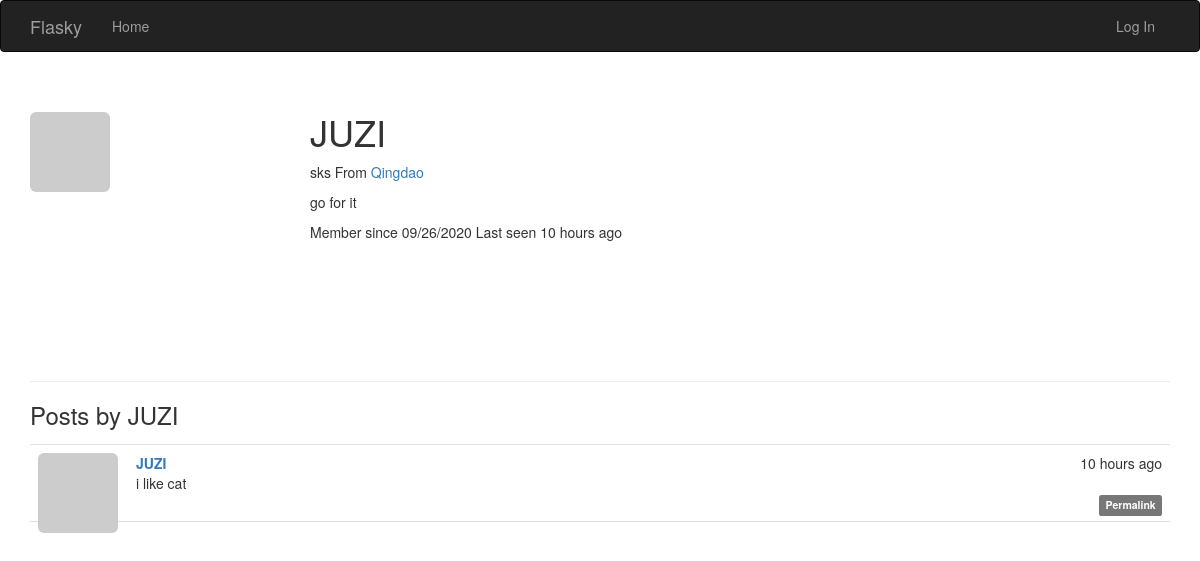
/user/JUZI, run on an earlier commit of the app's database.
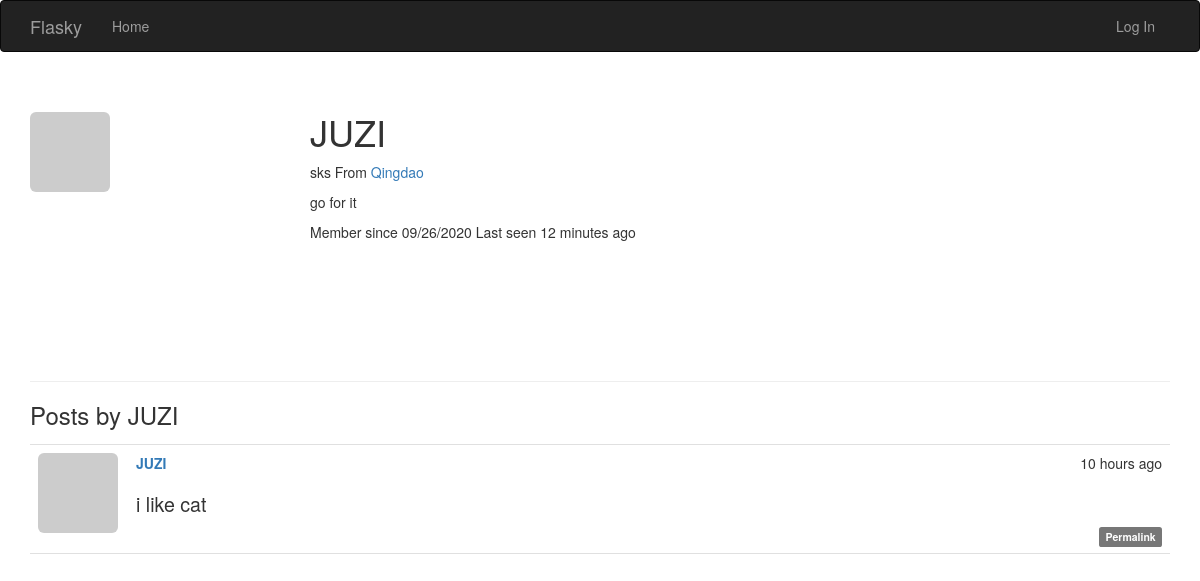
And on a later commit of the database.
### app/models.py (models this page shows, shortened)
class User(UserMixin,db.Model):
    __tablename__='users'
    id = db.Column(db.Integer,primary_key=True)
    email = db.Column(db.String(64),unique=True,index=True)
    role_id = db.Column(db.Integer,db.ForeignKey('roles.id'))
    username = db.Column(db.String(64), unique=True, index=True)
    password_hash=db.Column(db.String(128))
    confirmed = db.Column(db.Boolean,default=False)
    name = db.Column(db.String(64))
    location = db.Column(db.String(64))
    about_me = db.Column(db.Text())
    member_since = db.Column(db.DateTime(),default=datetime.utcnow)
    last_seen = db.Column(db.DateTime(),default=datetime.utcnow)
    avatar_hash = db.Column(db.String(32))
    posts = db.relationship('Post',backref='author',lazy='dynamic')
    def gravatar_hash(self):
        return hashlib.md5(self.email.lower().encode('utf-8')).hexdigest()
    def gravatar(self,size=100,default='identicon',ratting='g'):
        if request.is_secure:
            url = 'https://secure.gravatar.com/avatar'
        else:
            url = 'http://www.gravatar.com/avatar'
        hash = self.gravatar_hash() or self.avatar_hash
        return '{url}/{hash}?s={size}&d={default}&r={ratting}'.format(url=url,hash=hash,size=size,default=default,ratting=ratting)
    @property
    def password(self):
        raise AttributeError('password is not a readable attribute')

class Post(db.Model):
    __tablename__='posts'
    id = db.Column(db.Integer,primary_key=True)
    body = db.Column(db.Text)
    timestamp = db.Column(db.DateTime,index=True,default=datetime.utcnow)
    author_id = db.Column(db.Integer,db.ForeignKey('users.id'))
    body_html = db.Column(db.Text)

### app/main/views.py (the view)
@main.route('/user/<username>')
def user(username):
    user = User.query.filter_by(username=username).first_or_404()
    posts = user.posts.order_by(Post.timestamp.desc()).all()
    return render_template('user.html',user=user,posts=posts)

### app/auth/views.py (called while the page is built)
@auth.before_app_request
def before_request():
    if current_user.is_authenticated:
        current_user.ping()
        if not current_user.confirmed \
                and request.blueprint != 'auth' \
                and request.endpoint != 'static':
            return redirect(url_for('auth.unconfirmed'))

### app/main/__init__.py (called while the page is built)
@main.app_context_processor
def inject_permissions():
    return dict(Permission=Permission)

### app/models.py (called while the page is built)
    def is_administrator(self):
        return False

### app/templates/user.html (shortened to what this page needs)
{% extends "base.html" %}
{% block styles %}
{{ super() }}
<link rel="stylesheet" href="{{ url_for('static', filename='styles.css') }}">
{% endblock %}
{% block page_content %}
<div class="page-header">
    <img class="img-rounded profile-thumbnail" src="{{ user.gravatar(size=256) }}">
    <div class="profile-header">
        <h1>{{ user.username }}</h1>
        {% if user.name or user.location %}
        <p>
            {% if user.name %}{{ user.name }}{% endif %}
            {% if user.location %}
                From <a href="http://maps.google.com/?q={{ user.location }}">
                    {{ user.location }}
                </a>
            {% endif %}
        </p>
        {% endif %}
        {% if user.about_me %}<p>{{ user.about_me }}</p>{% endif %}
        <p>
            Member since {{ moment(user.member_since).format('L') }}
            Last seen {{ moment(user.last_seen).fromNow() }}
        </p>
    </div>
</div>
<h3>Posts by {{ user.username }}</h3>
{% include '_posts.html' %}
{% endblock %}

### app/templates/base.html (shortened to what this page needs)
{% extends "bootstrap/base.html" %}
{% block navbar %}
<div class="navbar navbar-inverse" role="navigation">
    <div class="container">
        <div class="navbar-header">
            <a class="navbar-brand" href="/">Flasky</a>
        </div>
        <div class="navbar-collapse collapse">
            <ul class="nav navbar-nav">
                <li><a href="/">Home</a> </li>
            </ul>
            <ul class="nav navbar-nav navbar-right">
                {% if current_user.is_authenticated %}
                <li><a href="{{ url_for('auth.logout') }}">Log Out</a> </li>
                {% else %}
                <li><a href="{{ url_for('auth.login') }}">Log In</a> </li>
                {% endif %}
            </ul>
        </div>
    </div>
</div>
{% endblock %}
{% block content %}
<div class="container">
    {% block page_content %}{% endblock %}
</div>
{% endblock %}

### app/templates/_posts.html (shortened to what this page needs)
<ul class="posts">
    {% for post in posts %}
    <li class="post">
        <div class="profile-thumbnail">
            <a href="{{ url_for('.user',username=post.author.username) }}">
                <img class="img-rounded profile-thumbnail" src="{{ post.author.gravatar(size=40) }}">
            </a>
        </div>
        <div class="post-content">
            <div class="post-date">{{ moment(post.timestamp).fromNow() }}</div>
            <div class="post-author">
                <a href="{{ url_for('.user',username=post.author.username) }}">
                    {{ post.author.username }}
                </a>
            </div>
            <div class="post-body">
                {% if post.body_html %}
                    {{ post.body_html|safe }}
                {% else %}
                    {{ post.body }}
                {% endif %}
            </div>
            <div class="post-footer">
                <a href="{{ url_for('.post', id=post.id) }}">
                    <span class="label label-default">Permalink</span>
                </a>
            </div>
        </div>
    </li>
    {% endfor %}
</ul>

### app/static/styles.css (style rules this page uses)
.profile-thumbnail { position: absolute; }
.profile-header { min-height: 260px; margin-left: 280px; }
ul.posts { list-style-type: none; padding: 0px; margin: 16px 0px 0px 0px; border-top: 1px solid #e0e0e0; }
ul.posts li.post { padding: 8px; border-bottom: 1px solid #e0e0e0; }
div.post-date { float: right; }
div.post-author { font-weight: bold; margin-left: 50px; }
div.post-body { margin-left: 50px; }
div.post-content { margin-left: 48px; min-height: 48px; }
div.post-footer { text-align: right; }
.post-body h1 { font-size: 140%; }

What changed in the data, as far as the page shows it:
changed User "JUZI": last_seen "10 hours ago" → "12 minutes ago"
changed Post "i like cat": body_html (not shown) → "i like cat"; body "i like cat" → (not shown)
